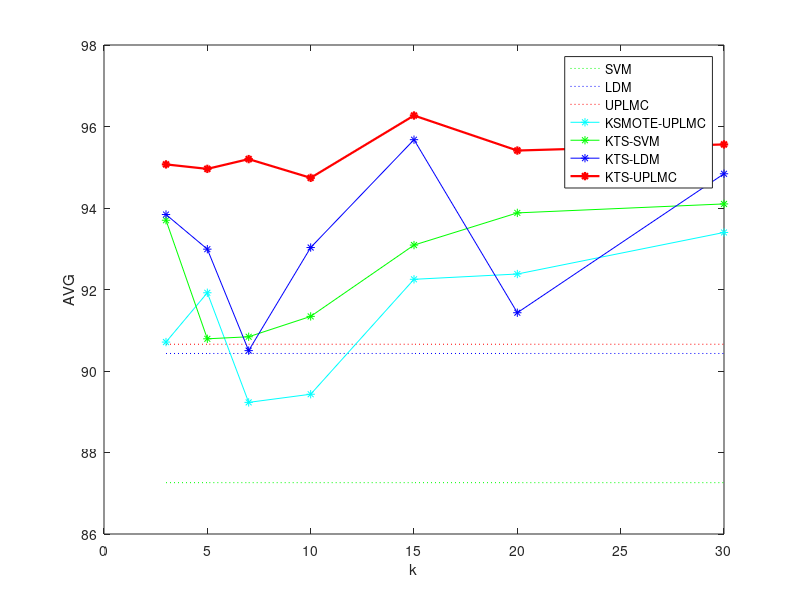

Reproduce this figure in MATLAB.
%参数灵敏性分析

%seeds
k_values = [3, 5, 7, 10, 15,20,30];
SVM = [87.26,87.26,87.26,87.26,87.26,87.26,87.26];
LDM = [90.43,90.43,90.43,90.43,90.43,90.43,90.43];
UPLDM = [90.65666667,90.65666667,90.65666667,90.65666667,90.65666667,90.65666667,90.65666667];
KSMOTE_UPLDM=[90.71,91.92,89.23,89.43,92.25,92.38,93.4];
KTS_SVM = [93.7,90.79,90.84,91.34,93.09,93.88,94.1];
KTS_LDM = [93.84,92.99,90.5,93.03,95.67666667,91.43,94.84];
KTS_UPLDM = [95.07,94.96,95.2,94.74,96.27,95.41,95.56];

% % wine
% k_values = [3, 5, 7, 10, 15,20,30];
% SVM = [92.61,92.61,92.61,92.61,92.61,92.61,92.61];
% LDM = [97.09,97.09,97.09,97.09,97.09,97.09,97.09];
% UPLDM = [97.41666667,97.41666667,97.41666667,97.41666667,97.41666667,97.41666667,97.41666667];
% KSMOTE_UPLDM=[96.03,98.1,98.06,98.21,99.1,98.86,98.5];
% KTS_SVM = [85.65,96.68,97.25,98.33,98.82,95.24,96.4];
% KTS_LDM = [97.97,97.76,99,100,98.99,98.22,97.6];
% KTS_UPLDM = [98.19,98.28,99.42,100,99.1,99.05,98.71];


% %heart
% k_values = [3, 5, 7, 10, 15,20,30];
% SVM = [44.83,44.83,44.83,44.83,44.83,44.83,44.83];
% LDM = [56.19,56.19,56.19,56.19,56.19,56.19,56.19];
% UPLDM = [57.12666667,57.12666667,57.12666667,57.12666667,57.12666667,57.12666667,57.12666667];
% KSMOTE_UPLDM=[65.5,61.61,56.06,60.52,58.72,67.21,68.1];
% KTS_SVM = [64.7,51.98,51.89,55.88,50.7,55.12,58.97];
% KTS_LDM = [69.79,68.19,66.40666667,67.67,68.72333333,68.11,69.06];
% KTS_UPLDM = [70.39,69.94,68.78,69.89,68.88,69.1,69.57];




% % pima
% k_values = [3, 5, 7, 10, 15,20,30];
% SVM = [67.69,67.69,67.69,67.69,67.69,67.69,67.69];
% LDM = [66.46,66.46,66.46,66.46,66.46,66.46,66.46];
% UPLDM = [63.57,63.57,63.57,63.57,63.57,63.57,63.57];
% KSMOTE_UPLDM=[69,68.75,69.49,69.9,67.51,69.76,69.89];
% KTS_SVM = [69.01,64.88,69.9,68.73,68.02,66.32,68.88];
% KTS_LDM = [69.12,66.54,69.81666667,69.89,68.22,66.74,69.76];
% KTS_UPLDM = [69.69,69.1,70.05,70.27,69.67,70.4,70.69];


%绘制折线图
plot(k_values, SVM, ':g', k_values, LDM, ':b', k_values, UPLDM, ':r', k_values, ...
    KSMOTE_UPLDM,'-*c', k_values, KTS_SVM, '-*g', k_values, KTS_LDM, '-*b', k_values, ...
    KTS_UPLDM, '-*r', 'LineWidth', 1.6);

% 添加标题和坐标轴标签
xlabel('k');
ylabel('AVG');
% 添加图例
legend('SVM','LDM', 'UPLMC', 'KSMOTE-UPLMC','KTS-SVM', 'KTS-LDM', 'KTS-UPLMC');



